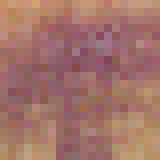
#> input picture Trial_5/Samples/20px/TaliyolaShort_2.png, 20 x 20 px (shown 8 times larger); its folder holds 4 pictures in this run
$ python Image_analysis.py   (Python 2 division)   (older library calls are emulated)
#> lines starting #> are read from the running program, lines starting #| are printed output that depends on the picture
# Read Image List

from os import listdir

imagesrc = 'Samples/20px'
files = listdir(imagesrc)
files = sorted(files)

print files

# Input Glucose Concentration Information

import numpy as np
gluccose_levels = np.arange(3.5, 12.5, 1.0)

print gluccose_levels

# Read Images

from scipy import misc
#import matplotlib.pyplot as plt

data = []

for file in files:
    img = misc.imread(imagesrc+'/'+file)
#> img is the input picture: shape (20, 20, 4); mean R, G, B, A 162.4, 115, 105.9, 255

    # The channels are Reg, Green, Blue and Transparency
    # Select the red channel

    red_component = img[:,:,0]
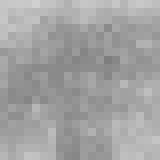
#> red_component: shape (20, 20) (shown 8 times larger); min 127, max 207, mean 162.4

    # Flatten the array
    red_vector = red_component.flatten()
#> red_vector = 400 values, max 207 at index 4, min 127 at index 153, mean 162.4

    data.append(red_vector)
#> pass 2 of the loop `for file in files:`:
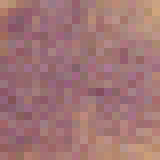
#> input picture Trial_5/Samples/20px/TaliyolaShort_3.png, 20 x 20 px (shown 8 times larger)
#> img is the input picture: shape (20, 20, 4); mean R, G, B, A 160.9, 116.7, 117.5, 255
#> `red_component = img[:,:,0]`:
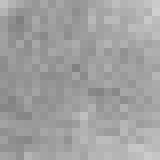
#> red_component: shape (20, 20) (shown 8 times larger); min 127, max 207, mean 160.9
#> red_vector = 400 values, max 207 at index 39, min 127 at index 42, mean 160.9
#> pass 3 of the loop `for file in files:`:
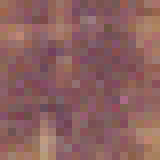
#> input picture Trial_5/Samples/20px/TaliyolaShort_4.png, 20 x 20 px (shown 8 times larger)
#> img is the input picture: shape (20, 20, 4); mean R, G, B, A 139.9, 96.7, 95.5, 255
#> `red_component = img[:,:,0]`:
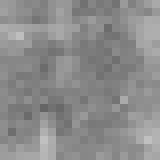
#> red_component: shape (20, 20) (shown 8 times larger); min 101, max 192, mean 139.9
#> red_vector = 400 values, max 192 at index 345, min 101 at index 265, mean 139.9
#> the loop made 4 passes; the first 3 are shown


# Transpose the matrix
data = map(list, zip(*data))

import pandas as pd

#columns=gluccose_levels

#> (the run stopped early here; a loop or call above may not have finished)
